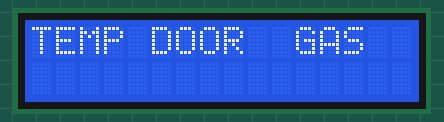
The sketch below on a simulated Arduino Uno, built with avr-gcc and run on an emulated ATmega328P. Shown: 16×2 character LCD. The modem accepts every AT command (registered, SIM ready, sends succeed) and sends nothing else; what the sketch prints to the serial monitor is not drawn.

Above: at 0.1 s.
At 3.1 s:
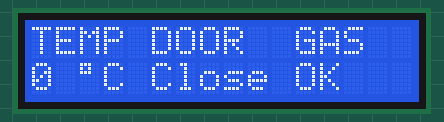

The sketch:

slavearduino.ino
```cpp
#include <Wire.h>
#include <LiquidCrystal.h> // includes the LiquidCrystal Library
LiquidCrystal lcd(2, 3, 4, 5, 6, 7); //Parameters: (rs, enable, d4, d5, d6, d7)

#include <SoftwareSerial.h>       //Software Serial library
SoftwareSerial espSerial(10, 11);   //Pin 10 and 11 act as RX and TX. Connect them to TX and RX of ESP8266
#define DEBUG true
String mySSID = "WIFI@MMU";       // WiFi SSID
String myPWD = "wifi@mmu"; // WiFi Password
String myAPI = "982F0JTJPKD3W2HO";   // API Key
String myHOST = "api.thingspeak.com";
String myPORT = "80";
String field1= "field1";
String field2= "field2";
String field3= "field3";

//data variable
int temperature=0;
int door=0;
int gas=0;

//display lcd variable
String strdoor;
String strgas;

String stropen = "Open ";
String strclose = "Close";

String strok = "OK   ";
String stralarm = "ALARM";

String strerr = "ERR  ";

//display lcd function
void displaylcd(){
lcd.setCursor(0,1);
lcd.print(temperature);
lcd.setCursor(2,1);
lcd.print((char)223);
lcd.setCursor(3,1);
lcd.print("C");
lcd.setCursor(5,1);
lcd.print(strdoor);
lcd.setCursor(11,1);
lcd.print(strgas);
}

//display in bluetooth function
void displaybt(){
  Serial.println(temperature); //
    Serial.println("+");
    Serial.println(door);
  Serial.println("+");
  Serial.println(gas);
  Serial.println("+");
    delay(500);
}

//receive data from master function
void receiveEvent (int howMany)                    //This Function is called when Slave receives value from master
{
   temperature = Wire.read();
   door = Wire.read();
   gas = Wire.read(); //Used to read value received from master and store in variable SlaveReceived
}

//check door status function
void checkdoor(){
 if(door==0){
  strdoor=strclose;
 }
 else if(door==1){
  strdoor=stropen;
 }
else{ strdoor=strerr;}
}

//check gas status function
void checkgas(){
 if(gas==0){
  strgas=strok;
 }
 else if(gas==1){
  strgas=stralarm;
 }
else{ strgas=strerr;}
}


void setup() {

Wire.begin(9); //initialize slave
Wire.onReceive(receiveEvent);

lcd.begin(16, 2);
lcd.setCursor(0,0);
lcd.print("TEMP DOOR  GAS");

Serial.begin(9600);
espSerial.begin(115200);

  espData("AT+RST", 1000, DEBUG);                      //Reset the ESP8266 module
  espData("AT+CWMODE=1", 1000, DEBUG);                 //Set the ESP mode as station mode
  espData("AT+CWJAP=\""+ mySSID +"\",\""+ myPWD +"\"", 1000, DEBUG);   //Connect to WiFi network

}

//sending data to cloud function
void sendwifi(){
  String sendData = "GET /update?api_key="+ myAPI +"&"+ field1 +"="+String(temperature)+"&"+ field2 +"="+String(door)+"&"+ field3 +"="+String(gas);
    espData("AT+CIPMUX=1", 1000, DEBUG);       //Allow multiple connections
    espData("AT+CIPSTART=0,\"TCP\",\""+ myHOST +"\","+ myPORT, 1000, DEBUG);
    espData("AT+CIPSEND=0," +String(sendData.length()+4),1000,DEBUG);
    espSerial.find(">");
    espSerial.println(sendData);
   espData("AT+CIPCLOSE=0",1000,DEBUG);
    delay(100);
}

 String espData(String command, const int timeout, boolean debug)
{


  String response = "";
  espSerial.println(command);
  long int time = millis();
  while ( (time + timeout) > millis())
  {
    while (espSerial.available())
    {
      char c = espSerial.read();
      response += c;
    }
  }

  return response;
}

void loop() {
checkdoor();
checkgas();
displaylcd();
displaybt();
sendwifi();

}
```
